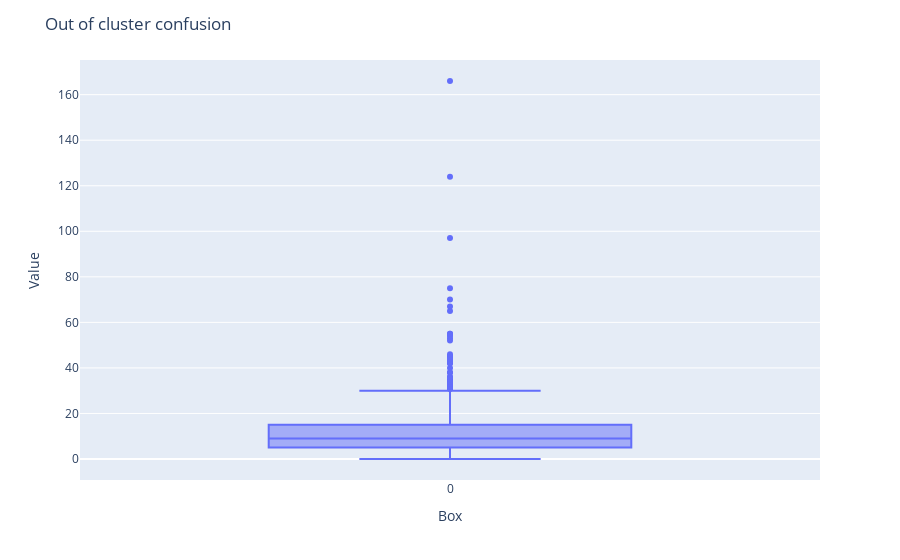

This figure's notebook cell:
### Code cell
row_sum = torch.sum(out_cluster_confusion, dim=1)
row_sum.sort(descending=True)

import plotly.express as px

fig = px.box(row_sum)
fig.update_layout(title="Out of cluster confusion", yaxis=dict(title='Value'), xaxis=dict(title='Box'))
fig.show()

### Figure 1 — Plotly figure (JSON) as saved in the notebook; plotly's stock layout.template omitted (floating-point values rounded to 4 significant figures; data arrays with more than 128 entries replaced by an {"elided": "..."} marker saying what was removed)
{"data": [{"alignmentgroup": "True", "hovertemplate": "variable=%{x}<br>value=%{y}<extra></extra>", "legendgroup": "", "marker": {"color": "#636efa"}, "name": "", "notched": false, "offsetgroup": "", "orientation": "v", "showlegend": false, "type": "box", "x": {"elided": "1156 str values"}, "x0": " ", "xaxis": "x", "y": {"elided": "1156 int values"}, "y0": " ", "yaxis": "y"}], "layout": {"boxmode": "group", "legend": {"tracegroupgap": 0}, "margin": {"t": 60}, "title": {"text": "Out of cluster confusion"}, "xaxis": {"anchor": "y", "domain": [0, 1], "title": {"text": "Box"}}, "yaxis": {"anchor": "x", "domain": [0, 1], "title": {"text": "Value"}}}}
